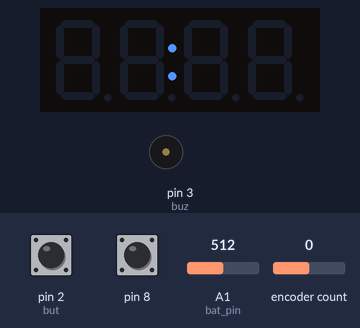
A sketch run on a simulated Arduino Uno, built with avr-gcc and run on an emulated ATmega328P. Shown: 4-digit seven-segment display, buzzer (waves = sounding). The inputs (shaded band) are chosen by the test bench; at power-on: pin 8 HIGH, encoder count 0, A1 (bat_pin) = 512, pin 2 (but) HIGH. The local clock reads 2024-03-15 10:24:30 at power-on unless the sketch sets it.

Above: at 1.2 s.
1.3 s: pin 8 pulled LOW for 0.15 s
At 1.8 s:
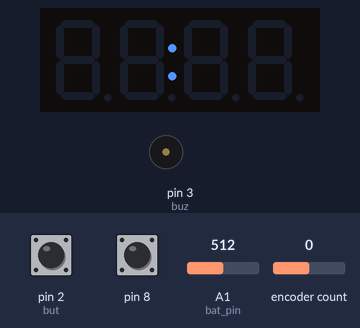
2.9 s: encoder count set to 1
At 4.1 s:
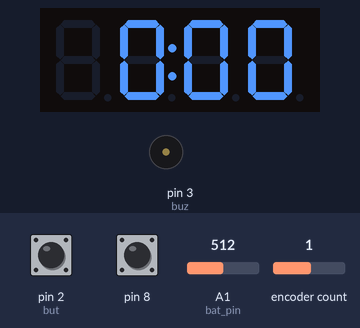
4.4 s: encoder count set to 5
At 5.5 s:
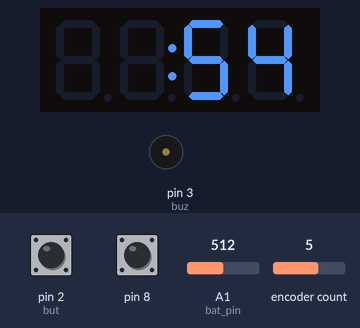
5.9 s: encoder count set to 4
7.4 s: A1 (bat_pin) set to 716
At 8.6 s:
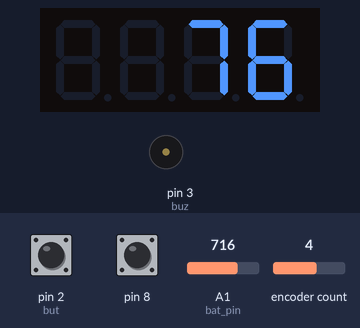
8.9 s: A1 (bat_pin) set to 900
At 10.0 s:
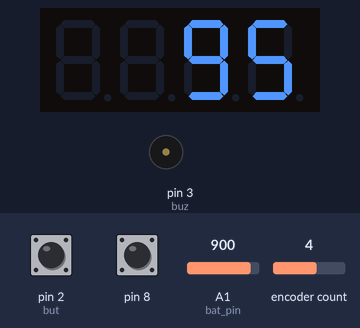
Timing chart, 0 to 11.4 s (numbered marks = the images above; inputs shaded):
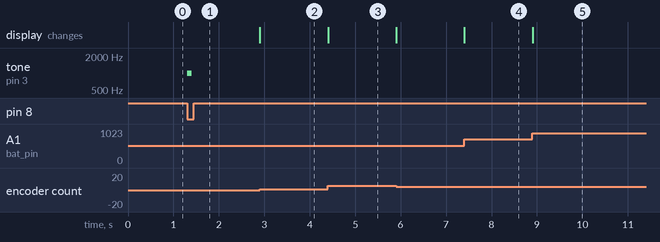

The sketch:

clock.ino
```cpp
#include <GyverEncoder.h>
#include <GyverTM1637.h>
#include <iarduino_RTC.h>
// подключение часов
iarduino_RTC cl(RTC_DS1307);

// подключение дисплея
#define CLK_DP 5
#define DIO_DP 4
GyverTM1637 disp(CLK_DP, DIO_DP);

// подключение эндокера
#define CLK_ENC 6 // s1
#define DT 7 // s2
#define SW 8 // key
Encoder enc(CLK_ENC, DT, SW, TYPE2); // для работы c энкодером

// режимы
#define CLOCK 0
#define TIMER 1
#define SEC 2
#define CHARGE 3
#define SETTING

int modes[]
{
  CLOCK, TIMER, SEC, CHARGE
};

#define COUNT_MODES sizeof(modes) / sizeof(modes[0])
int mode = CLOCK;
int t_min = 0, t_sec = 0;

//зуммер
#define buz 3
#define FREEQ_TICK 1000
#define FREEQ_TIME 100

//АКБ
#define bat_pin A1
#define K 5./1024
double lavel_charge = 0;

#define but 2
int i = 0;

void setup()
{
  Serial.begin(9600);
  cls();
  disp.brightness(2);
  cl.begin();
  enc.setTickMode(AUTO);

  mode = 0;
  disp.point(false);

  lavel_charge = analogRead(bat_pin)*K / 4.6 * 100;

  pinMode(but, INPUT_PULLUP);
  attachInterrupt(0, but_tick, FALLING);
}

void but_tick(){
  i++;
}

// функция очистки
void cls()
{
  disp.point(false);
  disp.clear();
}

// функция таймера
void timer(int m = 0, int s = 0)
{
  disp.point(true);
  disp.displayClock(m, s);
}

void secmer() {
  static int l_time = 0;
  disp.point(false);

  if (millis() - l_time > 1000) {
    l_time = millis();
    disp.displayInt(i);
  }
  if (i > 100) i = 0;
}

void get_charge() {
  static long l_time = 0;
  disp.point(false);

  if (millis() - l_time > 60*000)
    disp.displayInt(analogRead(bat_pin)*K / 4.6 * 100);
}
// индикация времени
void print_time()
{
  static long l_time = 0;
  disp.point(true);
  cl.gettime();
  // индикация каждую секунду
  if (millis() - l_time > 10000)
  {
    disp.displayClock(cl.Hours, cl.minutes);
    l_time = millis();
  }
}

void loop() {
  if (enc.isRight()) {
    if (mode == COUNT_MODES - 1)
      mode = 0;
    else
      mode++;
  }
  if (enc.isLeft()) {
    if (mode == 0)
      mode = COUNT_MODES - 1;
    else
      mode--;
  }

  if (enc.isPress()) {
    tone(buz, FREEQ_TICK, FREEQ_TIME);
  }
  // меню
  switch (mode)
  {
    case CLOCK:
      print_time();
      break;
    case TIMER:
      timer(); // вызов функции таймера
      break;
    case SEC:
      secmer();
      break;
    case CHARGE:
      get_charge();
      break;
  }
}
```

Measured:
- after the input at 1.3 s, tone on pin 3 (buz): silent → 1000 Hz at once, → silent 0.10 s later
- after the input at 2.9 s, the display: changes at once (image 2)
- after the input at 4.4 s, the display: first changes at once (image 3 shows a later state)
- after the input at 7.4 s, the display: changes at once (image 4)
- after the input at 8.9 s, the display: changes at once (image 5)
